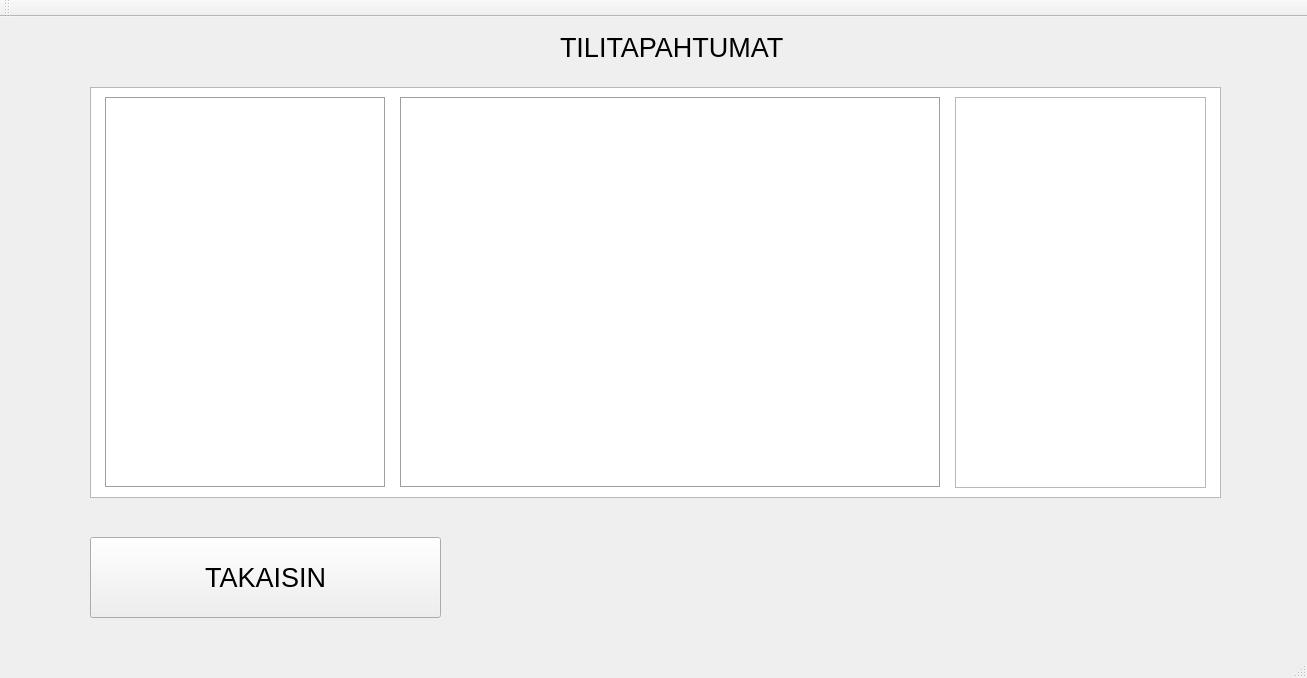
<?xml version="1.0" encoding="UTF-8"?>
<ui version="4.0">
 <class>MainWindow</class>
 <widget class="QMainWindow" name="MainWindow">
  <property name="geometry">
   <rect>
    <x>0</x>
    <y>0</y>
    <width>1307</width>
    <height>678</height>
   </rect>
  </property>
  <property name="windowTitle">
   <string>MainWindow</string>
  </property>
  <widget class="QWidget" name="centralWidget">
   <widget class="QStackedWidget" name="stackedWidget">
    <property name="geometry">
     <rect>
      <x>0</x>
      <y>0</y>
      <width>1301</width>
      <height>631</height>
     </rect>
    </property>
    <property name="currentIndex">
     <number>5</number>
    </property>
    <widget class="QWidget" name="page_1">
     <widget class="QPushButton" name="pushButtonNum3">
      <property name="geometry">
       <rect>
        <x>820</x>
        <y>190</y>
        <width>261</width>
        <height>61</height>
       </rect>
      </property>
      <property name="font">
       <font>
        <pointsize>20</pointsize>
       </font>
      </property>
      <property name="text">
       <string>3</string>
      </property>
     </widget>
     <widget class="QPushButton" name="pushButtonNum6">
      <property name="geometry">
       <rect>
        <x>820</x>
        <y>280</y>
        <width>261</width>
        <height>61</height>
       </rect>
      </property>
      <property name="font">
       <font>
        <pointsize>20</pointsize>
       </font>
      </property>
      <property name="text">
       <string>6</string>
      </property>
     </widget>
     <widget class="QPushButton" name="pushButtonNum9">
      <property name="geometry">
       <rect>
        <x>820</x>
        <y>370</y>
        <width>261</width>
        <height>61</height>
       </rect>
      </property>
      <property name="font">
       <font>
        <pointsize>20</pointsize>
       </font>
      </property>
      <property name="text">
       <string>9</string>
      </property>
     </widget>
     <widget class="QLineEdit" name="lineEditNum">
      <property name="geometry">
       <rect>
        <x>240</x>
        <y>100</y>
        <width>841</width>
        <height>61</height>
       </rect>
      </property>
      <property name="font">
       <font>
        <pointsize>20</pointsize>
       </font>
      </property>
      <property name="layoutDirection">
       <enum>Qt::LeftToRight</enum>
      </property>
      <property name="alignment">
       <set>Qt::AlignRight|Qt::AlignTrailing|Qt::AlignVCenter</set>
      </property>
      <property name="readOnly">
       <bool>true</bool>
      </property>
     </widget>
     <widget class="QPushButton" name="pushButtonNum2">
      <property name="geometry">
       <rect>
        <x>530</x>
        <y>190</y>
        <width>261</width>
        <height>61</height>
       </rect>
      </property>
      <property name="font">
       <font>
        <pointsize>20</pointsize>
       </font>
      </property>
      <property name="text">
       <string>2</string>
      </property>
     </widget>
     <widget class="QPushButton" name="pushButtonNum1">
      <property name="geometry">
       <rect>
        <x>240</x>
        <y>190</y>
        <width>261</width>
        <height>61</height>
       </rect>
      </property>
      <property name="font">
       <font>
        <pointsize>20</pointsize>
       </font>
      </property>
      <property name="text">
       <string>1</string>
      </property>
     </widget>
     <widget class="QPushButton" name="pushButtonNum5">
      <property name="geometry">
       <rect>
        <x>530</x>
        <y>280</y>
        <width>261</width>
        <height>61</height>
       </rect>
      </property>
      <property name="font">
       <font>
        <pointsize>20</pointsize>
       </font>
      </property>
      <property name="text">
       <string>5</string>
      </property>
     </widget>
     <widget class="QPushButton" name="pushButtonNum4">
      <property name="geometry">
       <rect>
        <x>240</x>
        <y>280</y>
        <width>261</width>
        <height>61</height>
       </rect>
      </property>
      <property name="font">
       <font>
        <pointsize>20</pointsize>
       </font>
      </property>
      <property name="text">
       <string>4</string>
      </property>
     </widget>
     <widget class="QPushButton" name="pushButtonNum7">
      <property name="geometry">
       <rect>
        <x>240</x>
        <y>370</y>
        <width>261</width>
        <height>61</height>
       </rect>
      </property>
      <property name="font">
       <font>
        <pointsize>20</pointsize>
       </font>
      </property>
      <property name="text">
       <string>7</string>
      </property>
     </widget>
     <widget class="QPushButton" name="pushButtonNum8">
      <property name="geometry">
       <rect>
        <x>530</x>
        <y>370</y>
        <width>261</width>
        <height>61</height>
       </rect>
      </property>
      <property name="font">
       <font>
        <pointsize>20</pointsize>
       </font>
      </property>
      <property name="text">
       <string>8</string>
      </property>
     </widget>
     <widget class="QPushButton" name="pushButtonNumC">
      <property name="geometry">
       <rect>
        <x>240</x>
        <y>460</y>
        <width>261</width>
        <height>61</height>
       </rect>
      </property>
      <property name="font">
       <font>
        <pointsize>20</pointsize>
       </font>
      </property>
      <property name="text">
       <string>C</string>
      </property>
     </widget>
     <widget class="QPushButton" name="pushButtonNum0">
      <property name="geometry">
       <rect>
        <x>530</x>
        <y>460</y>
        <width>261</width>
        <height>61</height>
       </rect>
      </property>
      <property name="font">
       <font>
        <pointsize>20</pointsize>
       </font>
      </property>
      <property name="text">
       <string>0</string>
      </property>
     </widget>
     <widget class="QPushButton" name="pushButtonNumNosta">
      <property name="geometry">
       <rect>
        <x>1020</x>
        <y>550</y>
        <width>261</width>
        <height>61</height>
       </rect>
      </property>
      <property name="font">
       <font>
        <pointsize>20</pointsize>
       </font>
      </property>
      <property name="text">
       <string>VAHVISTA</string>
      </property>
     </widget>
     <widget class="QPushButton" name="pushButtonNumPeruuta">
      <property name="geometry">
       <rect>
        <x>30</x>
        <y>550</y>
        <width>261</width>
        <height>61</height>
       </rect>
      </property>
      <property name="font">
       <font>
        <pointsize>20</pointsize>
       </font>
      </property>
      <property name="text">
       <string>PERUUTA</string>
      </property>
     </widget>
    </widget>
    <widget class="QWidget" name="page_3">
     <widget class="QLabel" name="label_7">
      <property name="geometry">
       <rect>
        <x>470</x>
        <y>210</y>
        <width>291</width>
        <height>181</height>
       </rect>
      </property>
      <property name="font">
       <font>
        <family>Arial</family>
        <pointsize>36</pointsize>
       </font>
      </property>
      <property name="text">
       <string>OTA KORTTI</string>
      </property>
     </widget>
    </widget>
    <widget class="QWidget" name="page_4">
     <widget class="QLabel" name="label_6">
      <property name="geometry">
       <rect>
        <x>480</x>
        <y>180</y>
        <width>291</width>
        <height>181</height>
       </rect>
      </property>
      <property name="font">
       <font>
        <family>Arial</family>
        <pointsize>36</pointsize>
       </font>
      </property>
      <property name="text">
       <string>OTA  RAHAT</string>
      </property>
     </widget>
    </widget>
    <widget class="QWidget" name="page_5">
     <widget class="QPushButton" name="pushButtonNosta_20">
      <property name="geometry">
       <rect>
        <x>70</x>
        <y>60</y>
        <width>371</width>
        <height>91</height>
       </rect>
      </property>
      <property name="font">
       <font>
        <family>Arial</family>
        <pointsize>24</pointsize>
       </font>
      </property>
      <property name="text">
       <string>20</string>
      </property>
     </widget>
     <widget class="QPushButton" name="pushButtonNosta_50">
      <property name="geometry">
       <rect>
        <x>70</x>
        <y>190</y>
        <width>371</width>
        <height>91</height>
       </rect>
      </property>
      <property name="font">
       <font>
        <family>Arial</family>
        <pointsize>26</pointsize>
       </font>
      </property>
      <property name="text">
       <string>50</string>
      </property>
     </widget>
     <widget class="QPushButton" name="pushButtonNosta_90">
      <property name="geometry">
       <rect>
        <x>70</x>
        <y>320</y>
        <width>371</width>
        <height>81</height>
       </rect>
      </property>
      <property name="font">
       <font>
        <family>Arial</family>
        <pointsize>28</pointsize>
       </font>
      </property>
      <property name="text">
       <string>90</string>
      </property>
     </widget>
     <widget class="QPushButton" name="pushButtonNosta_120">
      <property name="geometry">
       <rect>
        <x>810</x>
        <y>60</y>
        <width>351</width>
        <height>81</height>
       </rect>
      </property>
      <property name="font">
       <font>
        <family>Arial</family>
        <pointsize>28</pointsize>
       </font>
      </property>
      <property name="text">
       <string>120</string>
      </property>
     </widget>
     <widget class="QPushButton" name="pushButtonNosta_200">
      <property name="geometry">
       <rect>
        <x>810</x>
        <y>180</y>
        <width>351</width>
        <height>81</height>
       </rect>
      </property>
      <property name="font">
       <font>
        <family>Arial</family>
        <pointsize>28</pointsize>
       </font>
      </property>
      <property name="text">
       <string>200</string>
      </property>
     </widget>
     <widget class="QPushButton" name="pushButtonNostaMuuSumma">
      <property name="geometry">
       <rect>
        <x>810</x>
        <y>310</y>
        <width>351</width>
        <height>81</height>
       </rect>
      </property>
      <property name="font">
       <font>
        <family>Arial</family>
        <pointsize>20</pointsize>
       </font>
      </property>
      <property name="text">
       <string>MUU SUMMA</string>
      </property>
     </widget>
     <widget class="QPushButton" name="pushButtonNostaPeruuta">
      <property name="geometry">
       <rect>
        <x>70</x>
        <y>540</y>
        <width>291</width>
        <height>61</height>
       </rect>
      </property>
      <property name="font">
       <font>
        <family>Arial</family>
        <pointsize>20</pointsize>
       </font>
      </property>
      <property name="text">
       <string>PERUUTA</string>
      </property>
     </widget>
     <widget class="QPushButton" name="pushButtonNostaJaSaldo">
      <property name="geometry">
       <rect>
        <x>550</x>
        <y>540</y>
        <width>291</width>
        <height>61</height>
       </rect>
      </property>
      <property name="font">
       <font>
        <family>Arial</family>
        <pointsize>16</pointsize>
       </font>
      </property>
      <property name="text">
       <string>NOSTA JA NÄYTÄ SALDO</string>
      </property>
     </widget>
     <widget class="QPushButton" name="pushButtonNostaRahat">
      <property name="geometry">
       <rect>
        <x>860</x>
        <y>540</y>
        <width>281</width>
        <height>61</height>
       </rect>
      </property>
      <property name="font">
       <font>
        <family>Arial</family>
        <pointsize>20</pointsize>
       </font>
      </property>
      <property name="text">
       <string>NOSTA</string>
      </property>
     </widget>
     <widget class="QLabel" name="label_5">
      <property name="geometry">
       <rect>
        <x>550</x>
        <y>10</y>
        <width>211</width>
        <height>41</height>
       </rect>
      </property>
      <property name="font">
       <font>
        <family>Arial</family>
        <pointsize>20</pointsize>
       </font>
      </property>
      <property name="text">
       <string>NOSTO</string>
      </property>
     </widget>
    </widget>
    <widget class="QWidget" name="page_6">
     <widget class="QPushButton" name="pushButtonNostaJaLahjoita_20">
      <property name="geometry">
       <rect>
        <x>100</x>
        <y>70</y>
        <width>351</width>
        <height>81</height>
       </rect>
      </property>
      <property name="font">
       <font>
        <family>Arial</family>
        <pointsize>20</pointsize>
       </font>
      </property>
      <property name="text">
       <string>20</string>
      </property>
     </widget>
     <widget class="QPushButton" name="pushButtonNostaJaLahjoita_50">
      <property name="geometry">
       <rect>
        <x>100</x>
        <y>170</y>
        <width>351</width>
        <height>81</height>
       </rect>
      </property>
      <property name="font">
       <font>
        <family>Arial</family>
        <pointsize>20</pointsize>
       </font>
      </property>
      <property name="text">
       <string>50</string>
      </property>
     </widget>
     <widget class="QPushButton" name="pushButtonNostaJaLahjoita_90">
      <property name="geometry">
       <rect>
        <x>100</x>
        <y>280</y>
        <width>351</width>
        <height>81</height>
       </rect>
      </property>
      <property name="font">
       <font>
        <family>Arial</family>
        <pointsize>20</pointsize>
       </font>
      </property>
      <property name="text">
       <string>90</string>
      </property>
     </widget>
     <widget class="QPushButton" name="pushButtonNostaJaLahjoita_120">
      <property name="geometry">
       <rect>
        <x>850</x>
        <y>60</y>
        <width>351</width>
        <height>81</height>
       </rect>
      </property>
      <property name="font">
       <font>
        <family>Arial</family>
        <pointsize>20</pointsize>
       </font>
      </property>
      <property name="text">
       <string>120</string>
      </property>
     </widget>
     <widget class="QPushButton" name="pushButtonNostaJaLahjoita_200">
      <property name="geometry">
       <rect>
        <x>850</x>
        <y>180</y>
        <width>351</width>
        <height>81</height>
       </rect>
      </property>
      <property name="font">
       <font>
        <family>Arial</family>
        <pointsize>20</pointsize>
       </font>
      </property>
      <property name="text">
       <string>200</string>
      </property>
     </widget>
     <widget class="QPushButton" name="pushButtonNostaJaLahjoitaMuuSumma">
      <property name="geometry">
       <rect>
        <x>850</x>
        <y>290</y>
        <width>351</width>
        <height>81</height>
       </rect>
      </property>
      <property name="font">
       <font>
        <family>Arial</family>
        <pointsize>20</pointsize>
       </font>
      </property>
      <property name="text">
       <string>MUU SUMMA</string>
      </property>
     </widget>
     <widget class="QPushButton" name="pushButtonNostaJaLahjoitaPeruuta">
      <property name="geometry">
       <rect>
        <x>90</x>
        <y>540</y>
        <width>231</width>
        <height>61</height>
       </rect>
      </property>
      <property name="font">
       <font>
        <family>Arial</family>
        <pointsize>20</pointsize>
       </font>
      </property>
      <property name="text">
       <string>PERUUTA</string>
      </property>
     </widget>
     <widget class="QPushButton" name="pushButtonNostaJaLahjoitaSaldo">
      <property name="geometry">
       <rect>
        <x>660</x>
        <y>540</y>
        <width>271</width>
        <height>61</height>
       </rect>
      </property>
      <property name="font">
       <font>
        <family>Arial</family>
        <pointsize>16</pointsize>
       </font>
      </property>
      <property name="text">
       <string>NOSTA JA NÄYTÄ SALDO</string>
      </property>
     </widget>
     <widget class="QPushButton" name="pushButtonNostaJaLahjoitaRaha">
      <property name="geometry">
       <rect>
        <x>950</x>
        <y>540</y>
        <width>251</width>
        <height>61</height>
       </rect>
      </property>
      <property name="font">
       <font>
        <family>Arial</family>
        <pointsize>20</pointsize>
       </font>
      </property>
      <property name="text">
       <string>NOSTA</string>
      </property>
     </widget>
     <widget class="QLabel" name="label_3">
      <property name="geometry">
       <rect>
        <x>570</x>
        <y>10</y>
        <width>201</width>
        <height>51</height>
       </rect>
      </property>
      <property name="font">
       <font>
        <family>Arial</family>
        <pointsize>20</pointsize>
        <weight>50</weight>
        <bold>false</bold>
       </font>
      </property>
      <property name="text">
       <string>NOSTO</string>
      </property>
     </widget>
     <widget class="QLabel" name="label_4">
      <property name="geometry">
       <rect>
        <x>90</x>
        <y>420</y>
        <width>251</width>
        <height>61</height>
       </rect>
      </property>
      <property name="font">
       <font>
        <family>Arial</family>
        <pointsize>20</pointsize>
       </font>
      </property>
      <property name="text">
       <string>LAHJOITUS:</string>
      </property>
     </widget>
     <widget class="QPushButton" name="pushButtonLahjoitus_1">
      <property name="geometry">
       <rect>
        <x>250</x>
        <y>420</y>
        <width>291</width>
        <height>61</height>
       </rect>
      </property>
      <property name="font">
       <font>
        <family>Arial</family>
        <pointsize>20</pointsize>
       </font>
      </property>
      <property name="text">
       <string>1</string>
      </property>
     </widget>
     <widget class="QPushButton" name="pushButtonLahjoitus_2">
      <property name="geometry">
       <rect>
        <x>550</x>
        <y>420</y>
        <width>291</width>
        <height>61</height>
       </rect>
      </property>
      <property name="font">
       <font>
        <family>Arial</family>
        <pointsize>20</pointsize>
       </font>
      </property>
      <property name="text">
       <string>2</string>
      </property>
     </widget>
     <widget class="QPushButton" name="pushButtonLahjoitus_5">
      <property name="geometry">
       <rect>
        <x>860</x>
        <y>420</y>
        <width>291</width>
        <height>61</height>
       </rect>
      </property>
      <property name="font">
       <font>
        <family>Arial</family>
        <pointsize>20</pointsize>
       </font>
      </property>
      <property name="text">
       <string>5</string>
      </property>
     </widget>
    </widget>
    <widget class="QWidget" name="page_7">
     <widget class="QTextEdit" name="textEditTiliTapahtumat">
      <property name="geometry">
       <rect>
        <x>90</x>
        <y>70</y>
        <width>1131</width>
        <height>411</height>
       </rect>
      </property>
      <property name="font">
       <font>
        <family>Arial</family>
        <pointsize>16</pointsize>
       </font>
      </property>
      <property name="readOnly">
       <bool>true</bool>
      </property>
     </widget>
     <widget class="QLabel" name="label_2">
      <property name="geometry">
       <rect>
        <x>560</x>
        <y>10</y>
        <width>331</width>
        <height>41</height>
       </rect>
      </property>
      <property name="font">
       <font>
        <family>Arial</family>
        <pointsize>20</pointsize>
       </font>
      </property>
      <property name="text">
       <string>TILITAPAHTUMAT</string>
      </property>
     </widget>
     <widget class="QPushButton" name="pushButtonTiliTakaisin">
      <property name="geometry">
       <rect>
        <x>90</x>
        <y>520</y>
        <width>351</width>
        <height>81</height>
       </rect>
      </property>
      <property name="font">
       <font>
        <family>Arial</family>
        <pointsize>20</pointsize>
       </font>
      </property>
      <property name="text">
       <string>TAKAISIN</string>
      </property>
     </widget>
     <widget class="QTextBrowser" name="textBrowserPvm">
      <property name="geometry">
       <rect>
        <x>105</x>
        <y>80</y>
        <width>281</width>
        <height>391</height>
       </rect>
      </property>
      <property name="font">
       <font>
        <pointsize>16</pointsize>
       </font>
      </property>
      <property name="frameShape">
       <enum>QFrame::Box</enum>
      </property>
     </widget>
     <widget class="QTextBrowser" name="textBrowserTyyppi">
      <property name="geometry">
       <rect>
        <x>400</x>
        <y>80</y>
        <width>541</width>
        <height>391</height>
       </rect>
      </property>
      <property name="font">
       <font>
        <pointsize>16</pointsize>
       </font>
      </property>
      <property name="frameShape">
       <enum>QFrame::Box</enum>
      </property>
     </widget>
     <widget class="QTextBrowser" name="textBrowser">
      <property name="geometry">
       <rect>
        <x>955</x>
        <y>80</y>
        <width>251</width>
        <height>391</height>
       </rect>
      </property>
      <property name="font">
       <font>
        <pointsize>16</pointsize>
       </font>
      </property>
     </widget>
    </widget>
    <widget class="QWidget" name="page_8">
     <widget class="QPushButton" name="pushButtonSaldoTakasin">
      <property name="geometry">
       <rect>
        <x>70</x>
        <y>510</y>
        <width>351</width>
        <height>81</height>
       </rect>
      </property>
      <property name="font">
       <font>
        <family>Arial</family>
        <pointsize>20</pointsize>
       </font>
      </property>
      <property name="text">
       <string>TAKAISIN</string>
      </property>
     </widget>
     <widget class="QTextEdit" name="textEditSaldo">
      <property name="geometry">
       <rect>
        <x>70</x>
        <y>80</y>
        <width>1131</width>
        <height>411</height>
       </rect>
      </property>
      <property name="font">
       <font>
        <family>Arial</family>
        <pointsize>16</pointsize>
       </font>
      </property>
      <property name="readOnly">
       <bool>true</bool>
      </property>
     </widget>
     <widget class="QLabel" name="label">
      <property name="geometry">
       <rect>
        <x>540</x>
        <y>20</y>
        <width>331</width>
        <height>41</height>
       </rect>
      </property>
      <property name="font">
       <font>
        <family>Arial</family>
        <pointsize>20</pointsize>
       </font>
      </property>
      <property name="text">
       <string>SALDO</string>
      </property>
     </widget>
    </widget>
    <widget class="QWidget" name="page_2">
     <widget class="QPushButton" name="pushButtonNosta">
      <property name="geometry">
       <rect>
        <x>60</x>
        <y>50</y>
        <width>351</width>
        <height>81</height>
       </rect>
      </property>
      <property name="font">
       <font>
        <family>Arial</family>
        <pointsize>20</pointsize>
       </font>
      </property>
      <property name="text">
       <string>NOSTA</string>
      </property>
     </widget>
     <widget class="QPushButton" name="pushButtonLahjoita">
      <property name="geometry">
       <rect>
        <x>60</x>
        <y>210</y>
        <width>351</width>
        <height>81</height>
       </rect>
      </property>
      <property name="font">
       <font>
        <family>Arial</family>
        <pointsize>20</pointsize>
       </font>
      </property>
      <property name="text">
       <string>NOSTA JA LAHJOITA</string>
      </property>
     </widget>
     <widget class="QPushButton" name="pushButtonSaldo">
      <property name="geometry">
       <rect>
        <x>910</x>
        <y>50</y>
        <width>351</width>
        <height>81</height>
       </rect>
      </property>
      <property name="font">
       <font>
        <family>Arial</family>
        <pointsize>20</pointsize>
       </font>
      </property>
      <property name="text">
       <string>SALDO</string>
      </property>
     </widget>
     <widget class="QPushButton" name="pushButtonTilitapahtumat">
      <property name="geometry">
       <rect>
        <x>910</x>
        <y>210</y>
        <width>351</width>
        <height>81</height>
       </rect>
      </property>
      <property name="font">
       <font>
        <family>Arial</family>
        <pointsize>20</pointsize>
       </font>
      </property>
      <property name="text">
       <string>TILITAPAHTUMAT</string>
      </property>
     </widget>
     <widget class="QPushButton" name="pushButtonUlos">
      <property name="geometry">
       <rect>
        <x>60</x>
        <y>520</y>
        <width>351</width>
        <height>81</height>
       </rect>
      </property>
      <property name="font">
       <font>
        <family>Arial</family>
        <pointsize>20</pointsize>
       </font>
      </property>
      <property name="text">
       <string>KIRJAUDU ULOS</string>
      </property>
     </widget>
    </widget>
    <widget class="QWidget" name="page">
     <widget class="QLabel" name="label_8">
      <property name="geometry">
       <rect>
        <x>280</x>
        <y>230</y>
        <width>311</width>
        <height>121</height>
       </rect>
      </property>
      <property name="font">
       <font>
        <pointsize>20</pointsize>
       </font>
      </property>
      <property name="text">
       <string>SYÖTÄ KORTTI</string>
      </property>
     </widget>
    </widget>
    <widget class="QWidget" name="page_9">
     <widget class="QLabel" name="label_9">
      <property name="geometry">
       <rect>
        <x>220</x>
        <y>150</y>
        <width>421</width>
        <height>121</height>
       </rect>
      </property>
      <property name="font">
       <font>
        <pointsize>20</pointsize>
       </font>
      </property>
      <property name="text">
       <string>OLET KIRJAUTUNUT ULOS</string>
      </property>
     </widget>
     <widget class="QLabel" name="label_10">
      <property name="geometry">
       <rect>
        <x>270</x>
        <y>400</y>
        <width>211</width>
        <height>101</height>
       </rect>
      </property>
      <property name="font">
       <font>
        <pointsize>20</pointsize>
       </font>
      </property>
      <property name="text">
       <string>OTA KORTTI</string>
      </property>
     </widget>
    </widget>
   </widget>
  </widget>
  <widget class="QMenuBar" name="menuBar">
   <property name="geometry">
    <rect>
     <x>0</x>
     <y>0</y>
     <width>1307</width>
     <height>21</height>
    </rect>
   </property>
  </widget>
  <widget class="QToolBar" name="mainToolBar">
   <attribute name="toolBarArea">
    <enum>TopToolBarArea</enum>
   </attribute>
   <attribute name="toolBarBreak">
    <bool>false</bool>
   </attribute>
  </widget>
  <widget class="QStatusBar" name="statusBar"/>
 </widget>
 <layoutdefault spacing="6" margin="11"/>
 <resources/>
 <connections/>
</ui>
